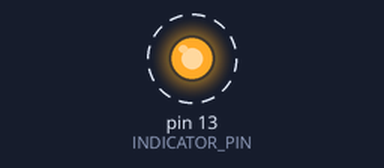
A sketch run on a simulated Arduino Nano, built with avr-gcc and run on an emulated ATmega328P. On the bench: output pins drawn as LEDs (lit = HIGH). Dashed ring = blinking. What the sketch prints to the serial monitor is not drawn.

Above: at 2.2 s.
Timing chart, 0 to 5.0 s (numbered marks = the images above):
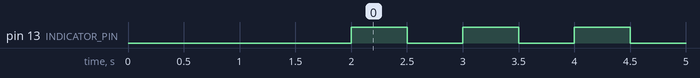

Measured:
- by itself, pin 13 (INDICATOR_PIN): alternates HIGH for 0.50 s and LOW for 0.50 s

The sketch:

adafruit-gps-configure-for-nikon.ino
```cpp
#include <Adafruit_GPS.h>
#include <SoftwareSerial.h>

/**
  Pre-requisites
   - Blog to connect GPS to Camera: https://mayankgsingh.blogspot.com/2018/11/diy-gps-for-nikon-d7000.html
   - Arduino Nano: https://store.arduino.cc/usa/arduino-nano (5V)
   - Adafruit GPS: https://www.adafruit.com/product/746

  What I have?
  By default, GPS breakout board's baud rate is 9600.

  What I need?
  Nikon D7000 requires GPS unit to spit out data at 4800 baud rate

  This script will set the unit to 4800 baud rate.

  Why I needed the script/Arduio Nano?
  Initially, I configured the GPS device using FTDI cable and Raspberry PI.
  It was easy to send out a single PMTK command to set the baud rate.

  However, GPS unit was getting reset to default 9600 baud rate. I googled for reason:
  - could be because of voltage fluctuations
  - noise on TX,RX terminals etc.
  ... and I could not figure out the problem in my case.

  And once the unit is reset in field, I did not had access to anything using which I can easily reconfigure GPS.

  Eventually, I purchased Arduino nano as it will be small and I can use it to
  re-configure GPS unit.

  How script works?
  Connect the GPS unit to Arduino and power up.
  Script uses a brute force method to check and set baud rate to 4800.

  Indicators:
   - L indicator on Arduino keeps on flashing while the work is in progress.
   - Once the unit is at 4800 baud rate, L indicator will be turned on (no flashing)

   Script flips between 9600 and 4800 to read the data. Until the data is readable, it keeps on flipping.
   Once it starts reading data at 4800, stop the set/reset process.
   This approach was taken and commands in init() method was not effective in one shot.

   Once done, connect GPS to Camera unit.
*/
// Global vars
SoftwareSerial mySerial(3, 2);
Adafruit_GPS GPS(&mySerial);  //TX,RX

#define GPSECHO  true
#define PMTK_SET_BAUD_4800 "$PMTK251,4800*14"

boolean usingInterrupt = true;
void useInterrupt(boolean); // Func prototype keeps Arduino 0023 happy
boolean readable = false;
boolean isDefaultBaud = true;
int counter = 0;
int INDICATOR_PIN = 13;
boolean INDICATOR_ON = false;

void setup() {
  pinMode(INDICATOR_PIN,OUTPUT);

  Serial.begin(115200);
  Serial.println("Adafruit GPS library basic test!");

  GPS.begin(9600);
  //GPS.sendCommand(PMTK_SET_NMEA_OUTPUT_RMCGGA);
  delay(1000);
  GPS.sendCommand(PMTK_SET_BAUD_4800);
  delay(1000);
  GPS.begin(4800);
  isDefaultBaud = false;
  GPS.sendCommand(PMTK_SET_NMEA_UPDATE_1HZ);
  useInterrupt(true);
}

void loop() {
  if(readable && !isDefaultBaud) {
    if(!INDICATOR_ON) {
      digitalWrite(INDICATOR_PIN,HIGH);
      INDICATOR_ON = true;
    }
  } else {
    if(INDICATOR_ON) {
      digitalWrite(INDICATOR_PIN,LOW);
    } else {
      digitalWrite(INDICATOR_PIN,HIGH);
    }
    INDICATOR_ON = !INDICATOR_ON;
  }
  delay(500);
}

SIGNAL(TIMER0_COMPA_vect) {
  char c = GPS.read();
  // if you want to debug, this is a good time to do it!
  if(!readable)
    readable = (c == '$');
  if (!readable) {
    counter++;
    //GPS.sendCommand(PMTK_SET_BAUD_4800);
    //GPS.begin(4800);
  }
  if (counter >= 2000) {
    if(isDefaultBaud) {
      Serial.println("Retrying 4800...");
      GPS.begin(4800);
    } else {
      Serial.println("Retrying 9600...");
      GPS.begin(9600);
      delay(1000);
      GPS.sendCommand(PMTK_SET_BAUD_4800);
      readable = false;
    }
    isDefaultBaud = !isDefaultBaud;
    delay(1000);
    counter = 0;
  }
  if (GPSECHO && readable)
    UDR0 = c;
    // writing direct to UDR0 is much much faster than Serial.print
    // but only one character can be written at a time.
}

void useInterrupt(boolean v) {
  if (v) {
    // Timer0 is already used for millis() - we'll just interrupt somewhere
    // in the middle and call the "Compare A" function above
    OCR0A = 0xAF;
    TIMSK0 |= _BV(OCIE0A);
    usingInterrupt = true;
  } else {
    // do not call the interrupt function COMPA anymore
    TIMSK0 &= ~_BV(OCIE0A);
    usingInterrupt = false;
  }
}
```
